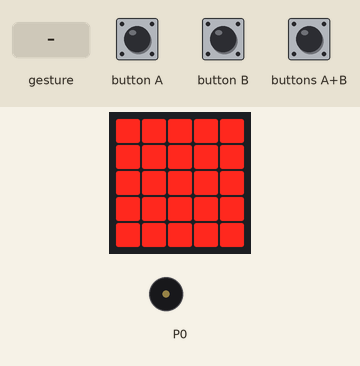
This program was run on a simulated BBC micro:bit (MakeCode). On the bench: the board's 5×5 LED display, buzzer (waves = sounding). The test bench sets the inputs (shaded band). A tilt is held for 1.5 s and a shake lasts 1 s, then the board lies face up again.

Above: at 1.6 s.
1.7 s: button A pressed for 0.15 s
At 2.3 s:
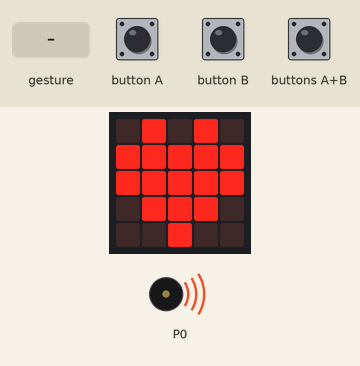
2.4 s: button B pressed for 0.15 s
At 2.83 s:
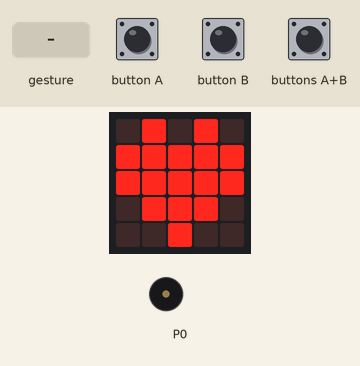
3.1 s: gesture 'shake'
At 4.2 s:
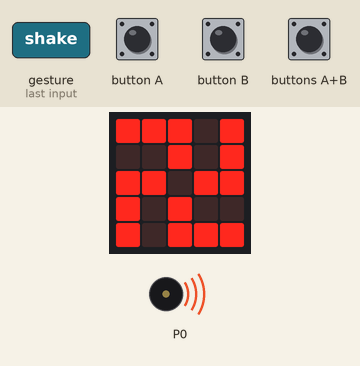
Timing chart, 0 to 11.8 s (numbered marks = the images above; inputs shaded):
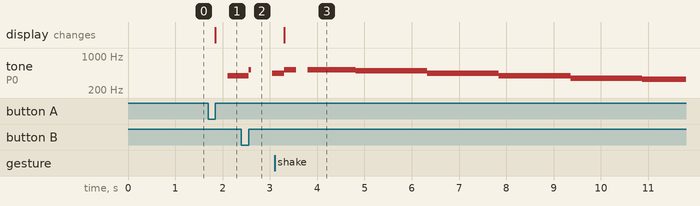

Measured:
- after the input at 1.7 s, tone on P0: silent → 392 Hz after 0.41 s; the display: changes after 0.15 s (image 1)
- after the input at 2.4 s, tone on P0: 392 Hz → 523 Hz after 0.15 s, → silent 0.06 s later, → 440 Hz 0.44 s later

The program:

main.ts
```typescript
input.onButtonPressed(Button.A, function () {
    music.setVolume(255)
    music.startMelody(music.builtInMelody(Melodies.Dadadadum), MelodyOptions.Once)
    basic.showLeds(`
        . # . # .
        # # # # #
        # # # # #
        . # # # .
        . . # . .
        `)
})
input.onGesture(Gesture.Shake, function () {
    music.playMelody("C5 C5 C5 B B B A A ", 120)
    music.playMelody("A G G G F F F E ", 120)
    music.playMelody("E E D D D C C C ", 120)
})
input.onButtonPressed(Button.AB, function () {
    music.stopMelody(MelodyStopOptions.All)
})
input.onButtonPressed(Button.B, function () {
    music.playMelody("C5 A B G A F G E ", 120)
    basic.showLeds(`
        # # # . #
        . . # . #
        # # . # #
        # . # . .
        # . # # #
        `)
})
basic.showLeds(`
    # # # # #
    # # # # #
    # # # # #
    # # # # #
    # # # # #
    `)
```

test.ts
```typescript
// aquí va el archivo "tests"; esto no se compilará cuando este paquete se utilice como una extensión.
```
